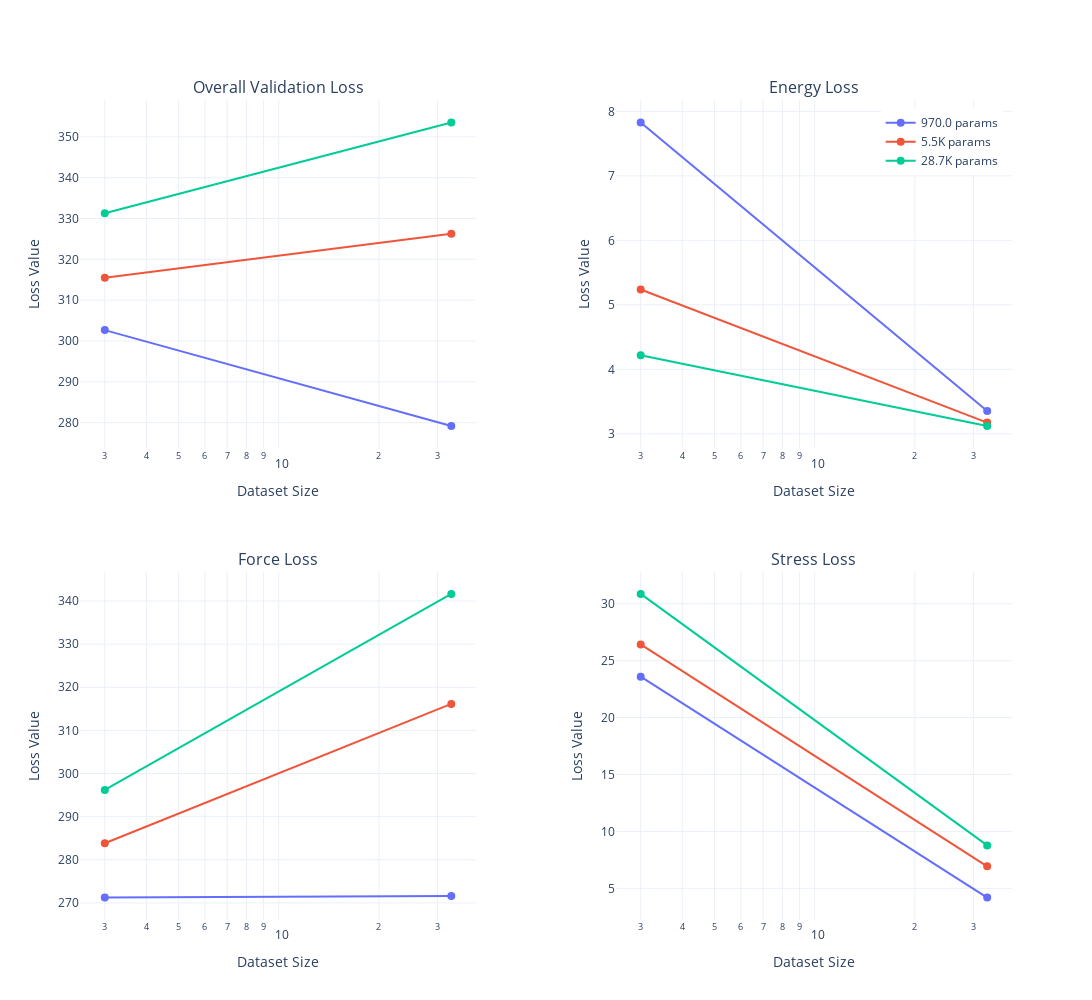

The cell this chart's notebook holds for it:
### Code cell
if 'best_losses' in globals() and best_losses:
    print("Creating model comparison plots...")
    fig = plot_model_comparisons(best_losses)
    if fig:
        fig.show()
else:
    print("No data loaded. Please load data first.")

### Figure 1 — Plotly figure (JSON) as saved in the notebook; plotly's stock layout.template omitted (floating-point values rounded to 4 significant figures)
{"data": [{"hovertemplate": "Dataset size: %{x}<br>Loss: %{y}<br>Params: 970.0<extra></extra>", "line": {"color": "#636EFA"}, "marker": {"color": "#636EFA", "size": 8}, "mode": "lines+markers", "name": "970.0 params", "showlegend": true, "type": "scatter", "x": [3, 33], "xaxis": "x", "y": [302.7, 279.2], "yaxis": "y"}, {"hovertemplate": "Dataset size: %{x}<br>Loss: %{y}<br>Params: 5.5K<extra></extra>", "line": {"color": "#EF553B"}, "marker": {"color": "#EF553B", "size": 8}, "mode": "lines+markers", "name": "5.5K params", "showlegend": true, "type": "scatter", "x": [3, 33], "xaxis": "x", "y": [315.5, 326.3], "yaxis": "y"}, {"hovertemplate": "Dataset size: %{x}<br>Loss: %{y}<br>Params: 28.7K<extra></extra>", "line": {"color": "#00CC96"}, "marker": {"color": "#00CC96", "size": 8}, "mode": "lines+markers", "name": "28.7K params", "showlegend": true, "type": "scatter", "x": [3, 33], "xaxis": "x", "y": [331.3, 353.5], "yaxis": "y"}, {"hovertemplate": "Dataset size: %{x}<br>Loss: %{y}<br>Params: 970.0<extra></extra>", "line": {"color": "#636EFA"}, "marker": {"color": "#636EFA", "size": 8}, "mode": "lines+markers", "name": "970.0 params", "showlegend": false, "type": "scatter", "x": [3, 33], "xaxis": "x2", "y": [7.828, 3.354], "yaxis": "y2"}, {"hovertemplate": "Dataset size: %{x}<br>Loss: %{y}<br>Params: 5.5K<extra></extra>", "line": {"color": "#EF553B"}, "marker": {"color": "#EF553B", "size": 8}, "mode": "lines+markers", "name": "5.5K params", "showlegend": false, "type": "scatter", "x": [3, 33], "xaxis": "x2", "y": [5.237, 3.175], "yaxis": "y2"}, {"hovertemplate": "Dataset size: %{x}<br>Loss: %{y}<br>Params: 28.7K<extra></extra>", "line": {"color": "#00CC96"}, "marker": {"color": "#00CC96", "size": 8}, "mode": "lines+markers", "name": "28.7K params", "showlegend": false, "type": "scatter", "x": [3, 33], "xaxis": "x2", "y": [4.218, 3.12], "yaxis": "y2"}, {"hovertemplate": "Dataset size: %{x}<br>Loss: %{y}<br>Params: 970.0<extra></extra>", "line": {"color": "#636EFA"}, "marker": {"color": "#636EFA", "size": 8}, "mode": "lines+markers", "name": "970.0 params", "showlegend": false, "type": "scatter", "x": [3, 33], "xaxis": "x3", "y": [271.2, 271.6], "yaxis": "y3"}, {"hovertemplate": "Dataset size: %{x}<br>Loss: %{y}<br>Params: 5.5K<extra></extra>", "line": {"color": "#EF553B"}, "marker": {"color": "#EF553B", "size": 8}, "mode": "lines+markers", "name": "5.5K params", "showlegend": false, "type": "scatter", "x": [3, 33], "xaxis": "x3", "y": [283.8, 316.2], "yaxis": "y3"}, {"hovertemplate": "Dataset size: %{x}<br>Loss: %{y}<br>Params: 28.7K<extra></extra>", "line": {"color": "#00CC96"}, "marker": {"color": "#00CC96", "size": 8}, "mode": "lines+markers", "name": "28.7K params", "showlegend": false, "type": "scatter", "x": [3, 33], "xaxis": "x3", "y": [296.2, 341.6], "yaxis": "y3"}, {"hovertemplate": "Dataset size: %{x}<br>Loss: %{y}<br>Params: 970.0<extra></extra>", "line": {"color": "#636EFA"}, "marker": {"color": "#636EFA", "size": 8}, "mode": "lines+markers", "name": "970.0 params", "showlegend": false, "type": "scatter", "x": [3, 33], "xaxis": "x4", "y": [23.59, 4.188], "yaxis": "y4"}, {"hovertemplate": "Dataset size: %{x}<br>Loss: %{y}<br>Params: 5.5K<extra></extra>", "line": {"color": "#EF553B"}, "marker": {"color": "#EF553B", "size": 8}, "mode": "lines+markers", "name": "5.5K params", "showlegend": false, "type": "scatter", "x": [3, 33], "xaxis": "x4", "y": [26.43, 6.936], "yaxis": "y4"}, {"hovertemplate": "Dataset size: %{x}<br>Loss: %{y}<br>Params: 28.7K<extra></extra>", "line": {"color": "#00CC96"}, "marker": {"color": "#00CC96", "size": 8}, "mode": "lines+markers", "name": "28.7K params", "showlegend": false, "type": "scatter", "x": [3, 33], "xaxis": "x4", "y": [30.86, 8.773], "yaxis": "y4"}], "layout": {"annotations": [{"font": {"size": 16}, "showarrow": false, "text": "Overall Validation Loss", "x": 0.2125, "xanchor": "center", "xref": "paper", "y": 1, "yanchor": "bottom", "yref": "paper"}, {"font": {"size": 16}, "showarrow": false, "text": "Energy Loss", "x": 0.7875, "xanchor": "center", "xref": "paper", "y": 1, "yanchor": "bottom", "yref": "paper"}, {"font": {"size": 16}, "showarrow": false, "text": "Force Loss", "x": 0.2125, "xanchor": "center", "xref": "paper", "y": 0.425, "yanchor": "bottom", "yref": "paper"}, {"font": {"size": 16}, "showarrow": false, "text": "Stress Loss", "x": 0.7875, "xanchor": "center", "xref": "paper", "y": 0.425, "yanchor": "bottom", "yref": "paper"}], "height": 1000, "legend": {"x": 0.99, "xanchor": "right", "y": 0.99, "yanchor": "top"}, "title": {"text": ""}, "width": 1250, "xaxis": {"anchor": "y", "domain": [0, 0.425], "title": {"text": "Dataset Size"}, "type": "log"}, "xaxis2": {"anchor": "y2", "domain": [0.575, 1], "title": {"text": "Dataset Size"}, "type": "log"}, "xaxis3": {"anchor": "y3", "domain": [0, 0.425], "title": {"text": "Dataset Size"}, "type": "log"}, "xaxis4": {"anchor": "y4", "domain": [0.575, 1], "title": {"text": "Dataset Size"}, "type": "log"}, "yaxis": {"anchor": "x", "domain": [0.575, 1], "title": {"text": "Loss Value"}}, "yaxis2": {"anchor": "x2", "domain": [0.575, 1], "title": {"text": "Loss Value"}}, "yaxis3": {"anchor": "x3", "domain": [0, 0.425], "title": {"text": "Loss Value"}}, "yaxis4": {"anchor": "x4", "domain": [0, 0.425], "title": {"text": "Loss Value"}}}}
